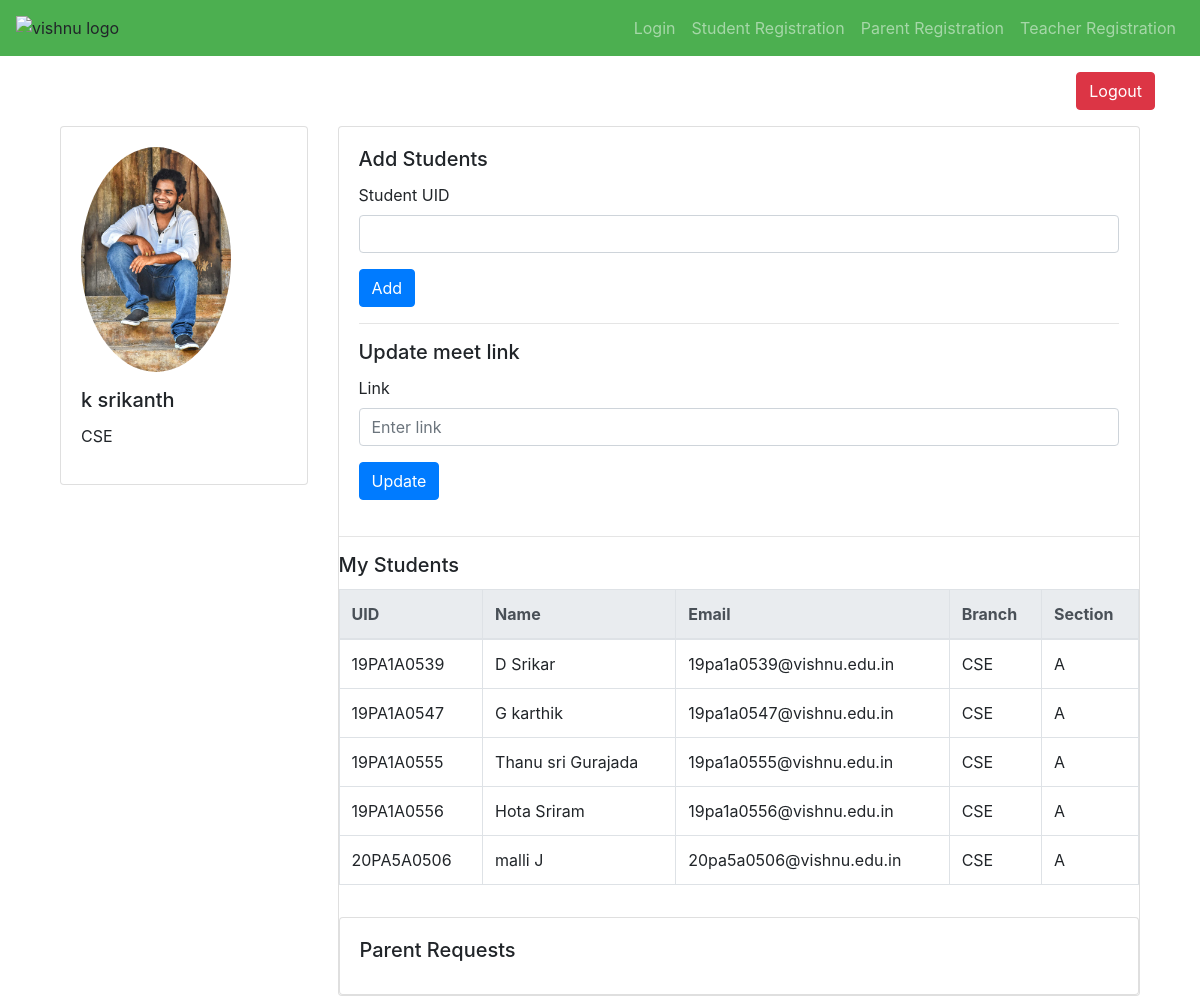
Screenshot of /teacher/ (signed in) with the database file from the repository.
### app/models.py (models this page shows, shortened)
class Teacher(models.Model):
    uid = models.CharField(max_length=30,primary_key=True,unique=True)
    name = models.CharField(max_length=100)
    Email = models.EmailField()
    password=models.CharField(max_length=255,default=f"{uid}")
    dep = models.CharField(max_length=100)
    mobile_num = models.CharField(max_length=100)
    image = models.ImageField(upload_to='profile_images/', blank=True, null=True)
    des = models.CharField(max_length=100,default="None")
    def __str__(self) -> str:
        return self.uid

class Student(models.Model):
    uid = models.CharField(max_length=30,primary_key=True,unique=True)
    email = models.EmailField(max_length=255)
    password=models.CharField(max_length=255,default=f"{uid}")
    fname = models.CharField(max_length=50)
    lname = models.CharField(max_length=50)
    image = models.ImageField(upload_to='profile_images/', blank=True, null=True)
    branch = models.CharField(max_length=50)
    sec = models.CharField(max_length=10)
    mobile_num = models.CharField(max_length=15)
    address = models.CharField(max_length=255)
    mentor_name = models.CharField(max_length=50)

### app/views.py (the view, shortened to what this page needs)
# urls.py: path('teacher/', views.teacher_dashboard, name='teacher_dashboard'),
def teacher_dashboard(request):
    user_id = request.session.get('user_id')
    if not user_id:
        return redirect('login')
    try:
        user = Teacher.objects.get(uid=user_id)
    except Student.DoesNotExist:
        return redirect('login')
    teacher = Teacher.objects.get(uid=user)
    print(teacher.uid)
    student_ids=[]
    student_uids = Mentor.objects.filter(teacher_uid=user)
    my_dict =  list(student_uids.values())
    for x in range(len(my_dict)):
        student_ids.append(my_dict[x]['student_uid'])
    mentors = Student.objects.filter(uid__in=student_ids)
    parent_requests=ParentRequest.objects.filter(teacher=user)
    context = {
            'teacher': teacher,
            'mentors': mentors,
            'parent_requests':parent_requests,
    }
    return render(request, 'teacher_d.html', context)

### templates/teacher_d.html (shortened to what this page needs)
{% extends 'base.html' %}
{% block content %}
<div class="container mt-3">
  <div class="row justify-content-end">
    <a href="{% url 'logout' %}" class="btn btn-danger">Logout</a>
  </div>
</div>
  <div class="container-fluid mt-3">
    <div class="row">
      <div class="col-md-3">
        <div class="card">
          <div class="card-body">
            <img src="{{ teacher.image.url }}" class="img-fluid rounded-circle mb-3" alt="{{ teacher.name }}" width="150" height="150">
            <h5 class="card-title">{{ teacher.name }}</h5>
            <p class="card-text">{{ teacher.dep }}</p>
          </div>
        </div>
      </div>
      <div class="col-md-9">
        <div class="card">
          <div class="card-body">
            <h5 class="card-title">Add Students</h5>
            <form method="POST" action="">
              <div class="form-group">
                <label for="student_uid">Student UID</label>
                <input type="text" class="form-control" id="student_uid" name="student_uid">
              </div>
              <button type="submit" class="btn btn-primary">Add</button>
            </form>
            <hr>
            <form method="POST">
              <h5 class="card-title">Update meet link</h5>
              <div class="form-group">
                <label for="student_link">Link</label>
                <input type="text" name="student_link" class="form-control" id="student_link" placeholder="Enter link">
              </div>
              <button type="submit" class="btn btn-primary">Update</button>
            </form>
          </div>
          <hr>
            <h5 class="card-title">My Students</h5>
            {% if mentors %}
  <div class="table-responsive">
    <table class="table table-bordered table-hover">
      <thead class="thead-light">
        <tr>
          <th scope="col">UID</th>
          <th scope="col">Name</th>
          <th scope="col">Email</th>
          <th scope="col">Branch</th>
          <th scope="col">Section</th>
        </tr>
      </thead>
      <tbody>
        {% for student in mentors %}
          <tr>
            <td>{{ student.uid }}</td>
            <td>{{ student.fname }} {{ student.lname }}</td>
            <td>{{ student.email }}</td>
            <td>{{ student.branch }}</td>
            <td>{{ student.sec }}</td>
          </tr>
        {% endfor %}
      </tbody>
    </table>
  </div>
  <div class="card mt-3">
    <div class="card-body">
      <h5 class="card-title">Parent Requests</h5>
      {% else %}
        <p>No parent requests found.</p>
      {% endif %}
    </div>
  </div>
</div>
</div>
</div>
{% endblock %}

### templates/base.html (style rules this page uses)
html, body { height: 100%; }
body { padding-top: 56px; }

### rows the page displays
Teacher: image (picture), name "k srikanth", dep "CSE"
Student: uid "19PA1A0539", fname "D", lname "Srikar", email "19pa1a0539@vishnu.edu.in", branch "CSE", sec "A"
Student: uid "19PA1A0547", fname "G", lname "karthik", email "19pa1a0547@vishnu.edu.in", branch "CSE", sec "A"
Student: uid "19PA1A0555", fname "Thanu sri", lname "Gurajada", email "19pa1a0555@vishnu.edu.in", branch "CSE", sec "A"
Student: uid "19PA1A0556", fname "Hota", lname "Sriram", email "19pa1a0556@vishnu.edu.in", branch "CSE", sec "A"
Student: uid "20PA5A0506", fname "malli", lname "J", email "20pa5a0506@vishnu.edu.in", branch "CSE", sec "A"
